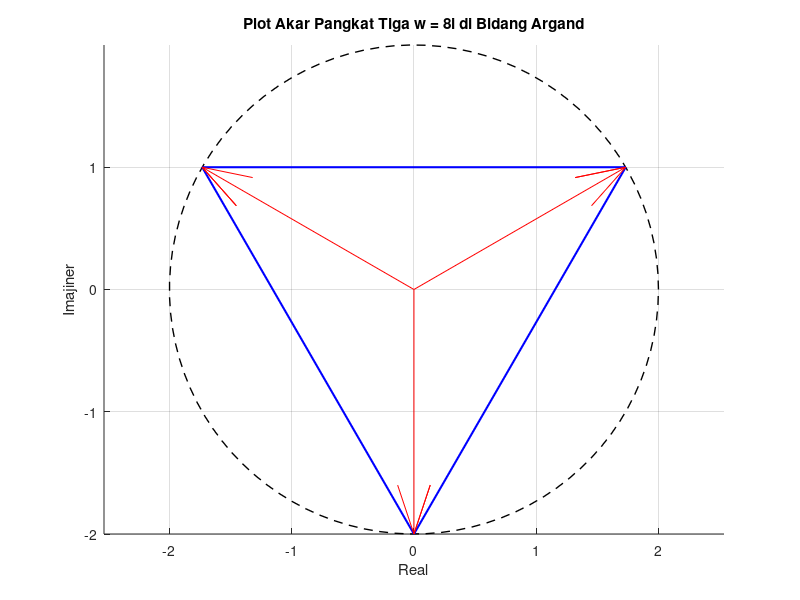

The MATLAB script that drew this image:
% ========================================================= %
% UTS Matematika Sains Data – Semester Genap 2025/2026
% Soal 4e – <pembuktian di bagian d>
% ---------------------------------------------------------
% Nama   : Daffa Nadhif Javier
% NIM    : 2510514030
% Parameter: N=30, a=3, b=0, K=4, theta0 = 90 derajat, alpha = 0.001
% Tanggal: 28 April 2026
% ========================================================= %


% Definisikan ketiga akar dari w = 8i
w0 = sqrt(3) + 1i;
w1 = -sqrt(3) + 1i;
w2 = -2i;

% Tutup poligon kembali ke titik awal
roots = [w0, w1, w2, w0];

figure;
hold on; grid on; axis equal;

% Gambar lingkaran jari-jari 2
th = linspace(0, 2*pi, 100);
plot(2*cos(th), 2*sin(th), 'k--', 'LineWidth', 1);

% Plot garis segitiga
plot(real(roots), imag(roots), 'b-', 'LineWidth', 1.5);

% Plot titik akar dengan compass (panah fasor)
compass(real(roots(1:3)), imag(roots(1:3)), 'r');

title('Plot Akar Pangkat Tiga w = 8i di Bidang Argand');
xlabel('Real'); ylabel('Imajiner');
